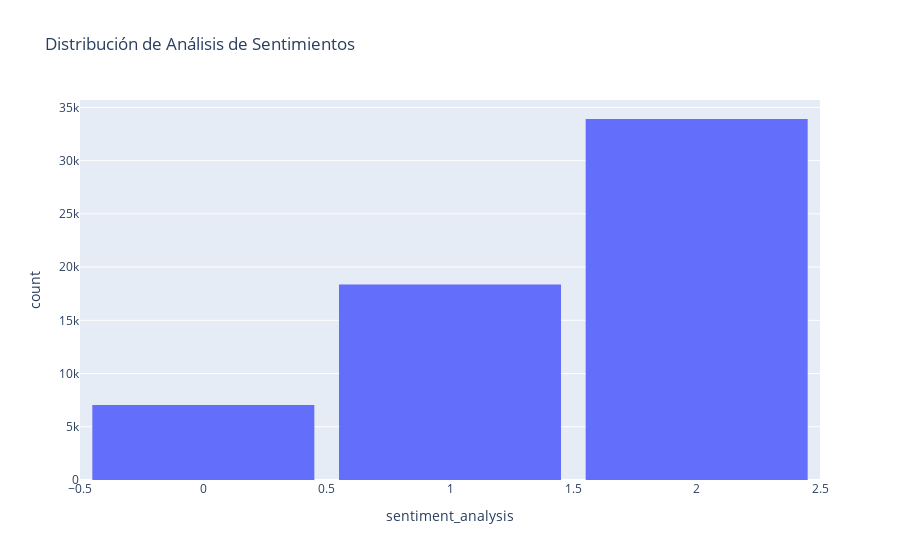

Here is the notebook cell this chart was saved with:
### Code cell
import plotly.express as px
fig = px.histogram(df_DB, x="sentiment_analysis",title="Distribución de Análisis de Sentimientos")
fig.update_layout(bargap=0.1)
fig.show()

### Figure 1 — Plotly figure (JSON) as saved in the notebook; plotly's stock layout.template omitted (floating-point values rounded to 4 significant figures; data arrays with more than 128 entries replaced by an {"elided": "..."} marker saying what was removed)
{"data": [{"alignmentgroup": "True", "bingroup": "x", "hovertemplate": "sentiment_analysis=%{x}<br>count=%{y}<extra></extra>", "legendgroup": "", "marker": {"color": "#636efa", "pattern": {"shape": ""}}, "name": "", "offsetgroup": "", "orientation": "v", "showlegend": false, "type": "histogram", "x": {"elided": "59305 int values"}, "xaxis": "x", "yaxis": "y"}], "layout": {"bargap": 0.1, "barmode": "relative", "legend": {"tracegroupgap": 0}, "title": {"text": "Distribución de Análisis de Sentimientos"}, "xaxis": {"anchor": "y", "domain": [0, 1], "title": {"text": "sentiment_analysis"}}, "yaxis": {"anchor": "x", "domain": [0, 1], "title": {"text": "count"}}}}
